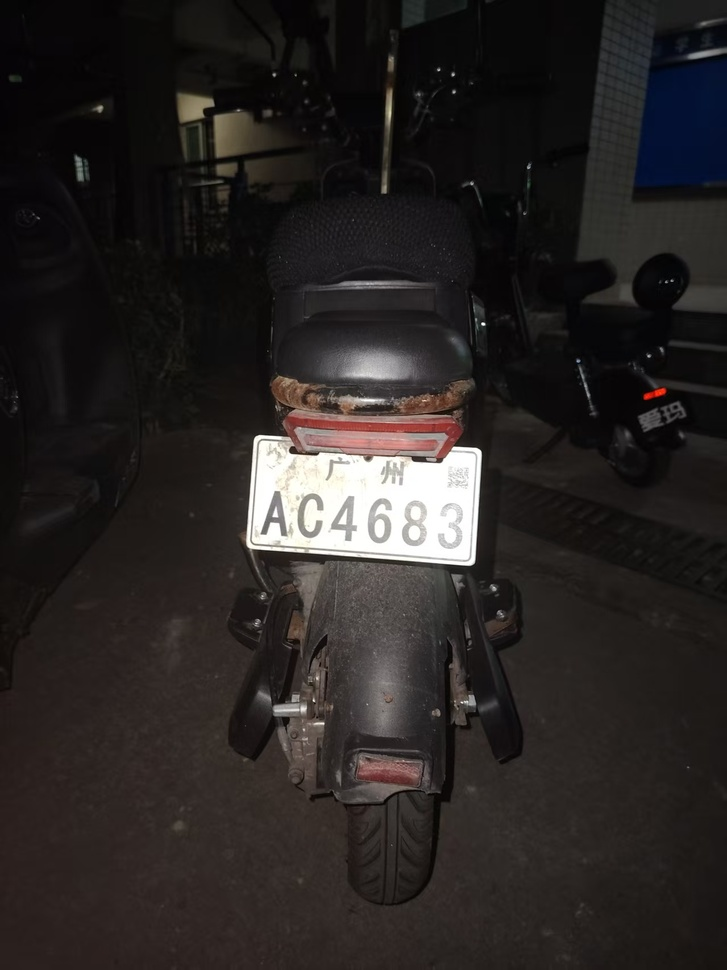
#> input picture car1.jpg, 727 x 970 px, shrunk from 1279 x 1706 before the run; its folder holds only this picture in this run
$ python -i 'y-test-hough copy.py'   (imports and definitions only)
#> lines starting #> are read from the running program, lines starting #| are printed output that depends on the picture; after the words box and inside, x2 and y2 are one past the last pixel; in counts of white or black regions, pixels touching at a corner belong together
import cv2
import numpy as np
import math
import os

def process_license_plate(image_path):
    """
    处理车牌图片：矫正倾斜 + 提取车牌区域
    """
#> called with image_path = 'car1.jpg'
    # 1. 读取图片
    img = cv2.imread(image_path)
#> img is the input picture: shape (970, 727, 3); mean B, G, R 35.7, 37, 41
    if img is None:
        raise ValueError("无法读取图片")

    original = img.copy()
    height, width = img.shape[:2]

    # 2. 预处理
    gray = cv2.cvtColor(img, cv2.COLOR_BGR2GRAY)

    # 增强对比度
    clahe = cv2.createCLAHE(clipLimit=2.0, tileGridSize=(8,8))
    gray = clahe.apply(gray)
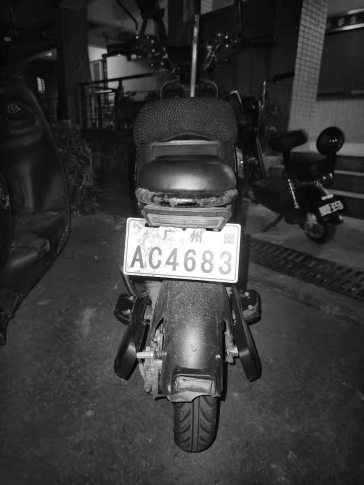
#> gray: shape (970, 727) (shown at 1/2 size); min 1, max 255, mean 56.4

    # 高斯模糊减少噪声
    blurred = cv2.GaussianBlur(gray, (5, 5), 0)

    # 边缘检测
    edges = cv2.Canny(blurred, 50, 150, apertureSize=3)
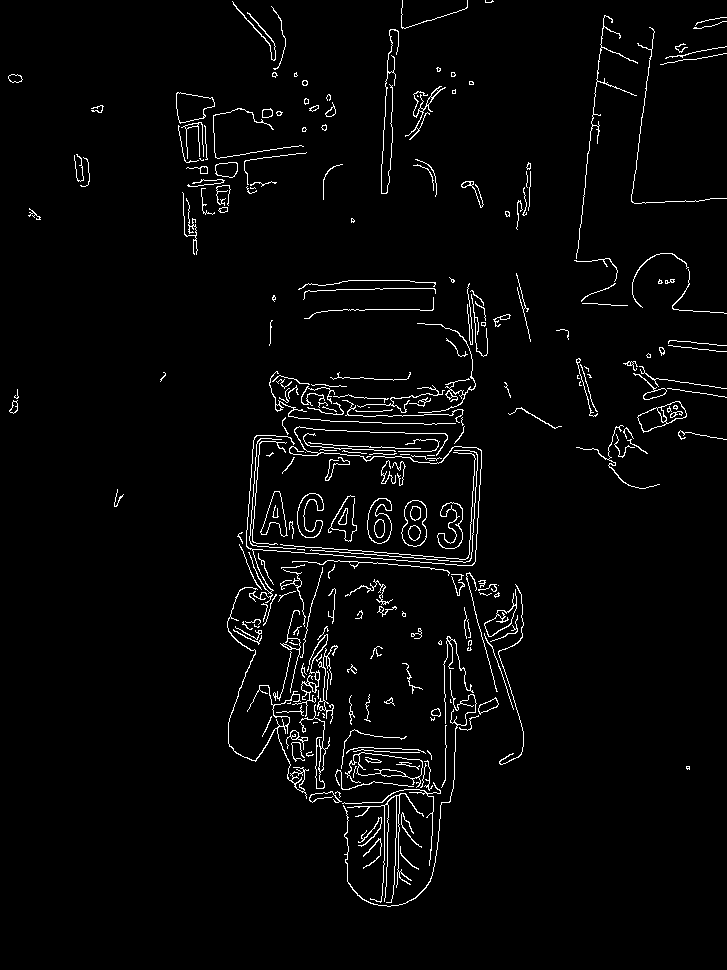
#> edges: shape (970, 727); 2.9% white in thin lines or dots

    # 3. 使用霍夫变换检测直线
    lines = cv2.HoughLinesP(edges, 1, np.pi/180, threshold=100,
                           minLineLength=50, maxLineGap=10)
#> lines = 37 rows, first 6: [381, 183, 387, 60], [467, 581, 476, 447], [311, 656, 324, 725], [475, 561, 481, 450], [416, 566, 420, 501], [242, 542, 433, 556]

    # 4. 分析直线角度
    angles = []
    if lines is not None:
        for line in lines:
            x1, y1, x2, y2 = line[0]
            angle = np.degrees(np.arctan2(y2 - y1, x2 - x1))

            if abs(angle) < 80 or abs(angle) > 100:
                angles.append(angle)
#> this loop made 37 passes
#> (x1, y1, x2, y2, angle) on passes 1 to 8: (381, 183, 387, 60, -87.21), (467, 581, 476, 447, -86.16), (311, 656, 324, 725, 79.33), (475, 561, 481, 450, -86.91), (416, 566, 420, 501, -86.48), (242, 542, 433, 556, 4.19), (261, 753, 293, 691, -62.7), (239, 545, 448, 560, 4.11)
#> after the loop, angles = [79.33, 4.19, -62.7, 4.11, 4.13, 1.67, -0.666, 75.26, -70.17, 1.83, 1.79, 74.58, 3.01, 73.04]

    # 5. 计算旋转角度
    if len(angles) > 0:
        angles = np.array(angles)
        rotation_angle = np.median(angles)
#> rotation_angle = 3.56

        if rotation_angle > 45:
            rotation_angle -= 90
        elif rotation_angle < -45:
            rotation_angle += 90
    else:
        rotation_angle = 0

    # 6. 旋转矫正
    if abs(rotation_angle) > 0.5:
        center = (width // 2, height // 2)
        rotation_matrix = cv2.getRotationMatrix2D(center, rotation_angle, 1.0)
#> rotation_matrix = [[0.998, 0.0621, -29.41], [-0.0621, 0.998, 23.47]]
        cos = np.abs(rotation_matrix[0, 0])
#> cos = 0.998
        sin = np.abs(rotation_matrix[0, 1])
#> sin = 0.0621

        new_width = int((height * sin) + (width * cos))
#> new_width = 785
        new_height = int((height * cos) + (width * sin))
#> new_height = 1013

        rotation_matrix[0, 2] += (new_width / 2) - center[0]
        rotation_matrix[1, 2] += (new_height / 2) - center[1]

        corrected_img = cv2.warpAffine(img, rotation_matrix, (new_width, new_height),
                                       borderMode=cv2.BORDER_CONSTANT,
                                       borderValue=(0, 0, 0))

        # 7. 检测并精确提取车牌区域
        plate_only = extract_plate_region(corrected_img)

        return original, corrected_img, plate_only, rotation_angle
    else:
        # 没有检测到明显直线，返回None表示跳过
        return None, None, None, None

def extract_plate_region(corrected_img):
    """
    精确提取车牌区域，去除背景
    """
    # 转换为HSV颜色空间，更好地分离颜色
    hsv = cv2.cvtColor(corrected_img, cv2.COLOR_BGR2HSV)
#> hsv: shape (1013, 785, 3); mean H, S, V 40.7, 43.8, 37.1

    # 定义蓝色车牌的HSV范围（中国车牌常见颜色）
    lower_blue = np.array([100, 50, 50])
    upper_blue = np.array([130, 255, 255])

    # 定义黄色车牌的HSV范围
    lower_yellow = np.array([20, 100, 100])
    upper_yellow = np.array([30, 255, 255])

    # 定义绿色车牌的HSV范围
    lower_green = np.array([40, 50, 50])
    upper_green = np.array([80, 255, 255])

    # 定义白色车牌的HSV范围
    lower_white = np.array([0, 0, 200])
    upper_white = np.array([180, 50, 255])

    # 尝试检测不同颜色的车牌
    masks = []
    for lower, upper in [(lower_blue, upper_blue), (lower_yellow, upper_yellow), (lower_green, upper_green), (lower_white, upper_white)]:
        mask = cv2.inRange(hsv, lower, upper)
        masks.append(mask)
#> after the loop, masks = 4 items

    # 合并所有颜色掩码
    color_mask = cv2.bitwise_or(masks[0], masks[1])
#> color_mask: shape (1013, 785); 0.48% white; 29 white regions (25 under 20 px), largest, box (x1, y1, x2, y2) and area: (651, 81, 724, 171) 3146, (648, 173, 719, 188) 379, (643, 74, 651, 93) 85, (640, 62, 652, 73) 75
    color_mask = cv2.bitwise_or(color_mask, masks[2])
    color_mask = cv2.bitwise_or(color_mask, masks[3])
#> color_mask: shape (1013, 785); 3% white; 61 white regions (49 under 20 px), largest, box (x1, y1, x2, y2) and area: (285, 463, 509, 580) 19208, (651, 81, 724, 171) 3146, (280, 463, 339, 577) 621

    # 形态学操作
    kernel = cv2.getStructuringElement(cv2.MORPH_RECT, (3, 3))
    color_mask = cv2.morphologyEx(color_mask, cv2.MORPH_CLOSE, kernel, iterations=2)
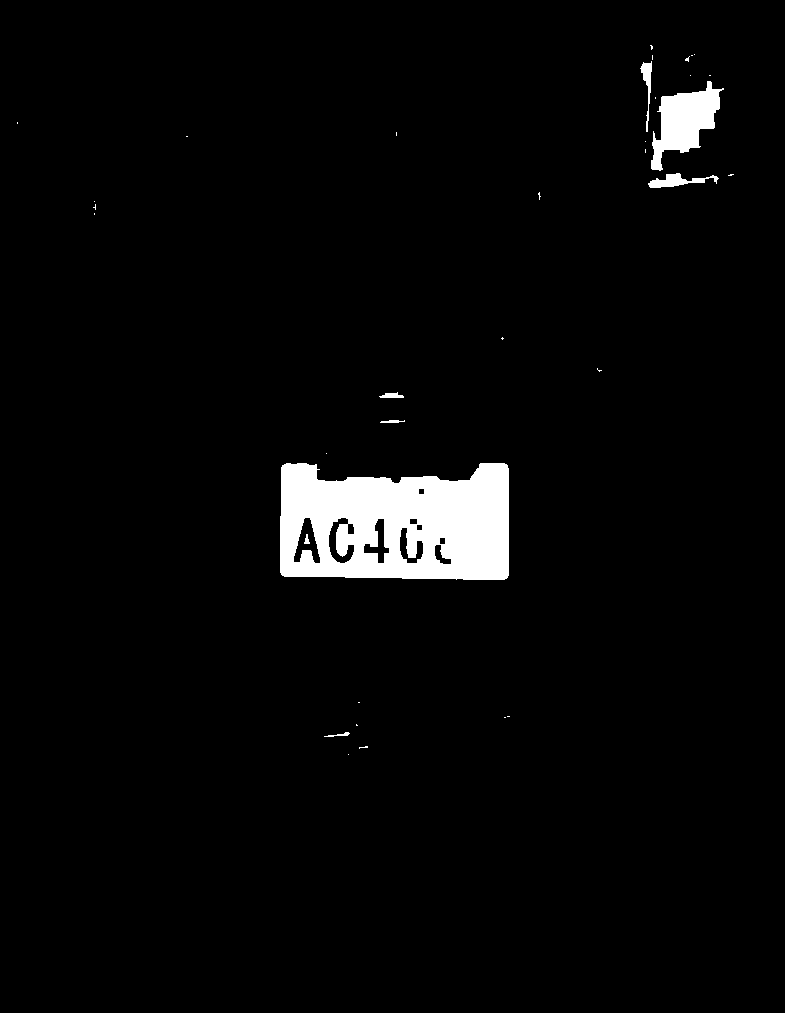
#> color_mask: shape (1013, 785); 3.3% white; 35 white regions (27 under 20 px), largest, box (x1, y1, x2, y2) and area: (280, 463, 509, 580) 21733, (651, 81, 724, 171) 3211, (648, 173, 719, 188) 473
    color_mask = cv2.morphologyEx(color_mask, cv2.MORPH_OPEN, kernel, iterations=1)
#> color_mask: shape (1013, 785); 3.2% white; 11 white regions (2 under 20 px), largest, box (x1, y1, x2, y2) and area: (280, 463, 509, 580) 21722, (651, 81, 720, 170) 3182, (649, 173, 688, 188) 354

    # 使用边缘检测作为备用方案
    gray = cv2.cvtColor(corrected_img, cv2.COLOR_BGR2GRAY)
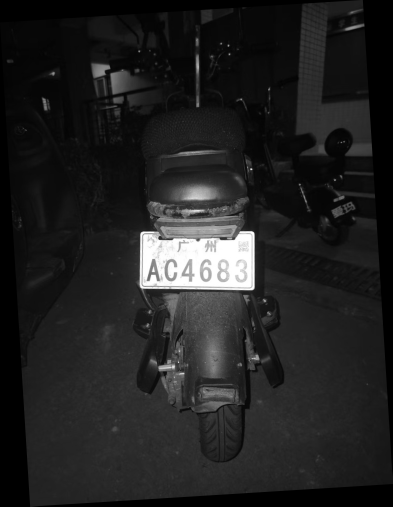
#> gray: shape (1013, 785) (shown at 1/2 size); min 0, max 255, mean 33.8
    edges = cv2.Canny(gray, 50, 150)
#> edges: shape (1013, 785); 2.5% white in thin lines or dots
    kernel_edge = cv2.getStructuringElement(cv2.MORPH_RECT, (3, 3))
    edges = cv2.morphologyEx(edges, cv2.MORPH_CLOSE, kernel_edge, iterations=2)
#> edges: shape (1013, 785); 5% white; 75 white regions (25 under 20 px), largest, box (x1, y1, x2, y2) and area: (270, 392, 569, 925) 26952, (320, 299, 453, 326) 1047, (590, 0, 745, 314) 1035

    # 合并颜色和边缘信息
    combined_mask = cv2.bitwise_or(color_mask, edges)
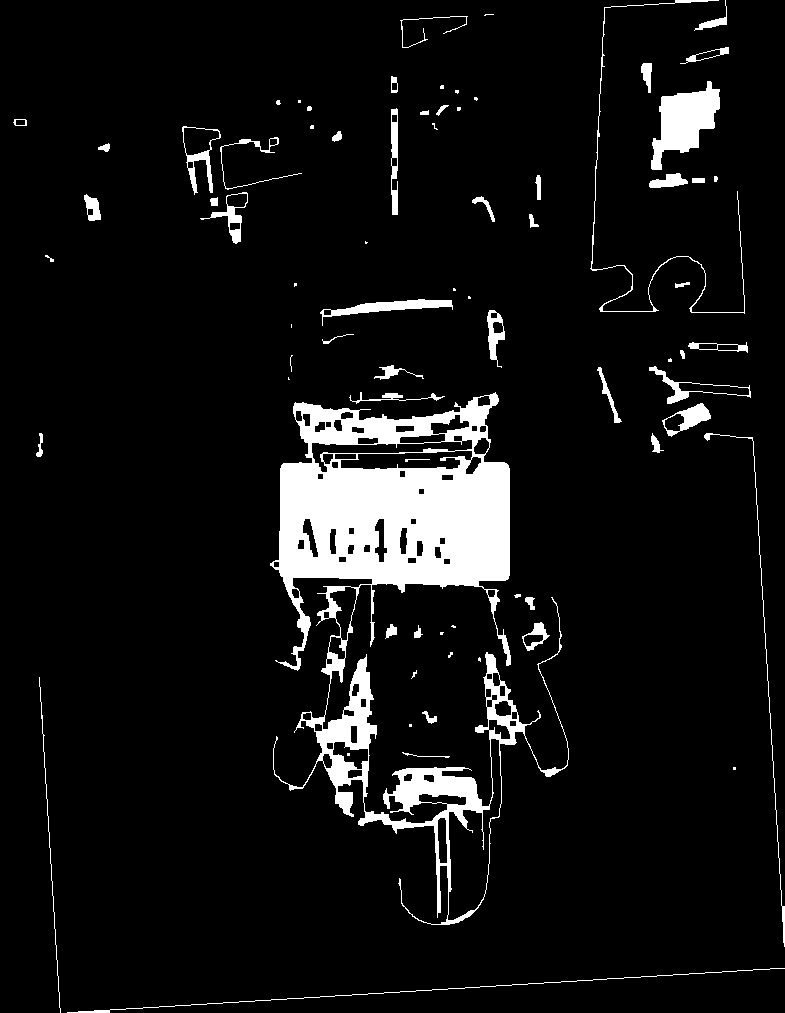
#> combined_mask: shape (1013, 785); 7.4% white; 76 white regions (25 under 20 px)

    # 查找轮廓
    contours, _ = cv2.findContours(combined_mask, cv2.RETR_EXTERNAL, cv2.CHAIN_APPROX_SIMPLE)
#> contours = 74 contours, 32 with area under 20; largest, box (x1, y1, x2, y2) and area: (270, 392, 569, 925) 55628, (651, 81, 720, 170) 3031, (182, 126, 221, 195) 1159, (320, 299, 453, 326) 934, (649, 366, 751, 404) 911

    # 寻找最佳车牌轮廓
    best_contour = None
    best_score = 0

    for contour in contours:
        x, y, w, h = cv2.boundingRect(contour)

        # 计算特征
        aspect_ratio = w / h if h > 0 else 0
        area = w * h
        solidity = area / (cv2.contourArea(contour) + 1e-6)

        # 车牌特征评分
        score = 0

        # 宽高比评分（车牌通常为3.14:1左右）
        if 2.5 < aspect_ratio < 4.5:
            score += 3
        elif 2.0 < aspect_ratio < 5.0:
            score += 1

        # 面积评分
        img_area = corrected_img.shape[0] * corrected_img.shape[1]
        if 0.01 < area / img_area < 0.3:  # 车牌面积占图像的1%-30%
            score += 2

        # 实心度评分
        if solidity > 0.6:
            score += 1

        # 更新最佳轮廓
        if score > best_score:
            best_score = score
            best_contour = contour
#> this loop made 74 passes
#> (x, y, w, h, aspect_ratio, area, solidity, score) on passes 1, 25: (67, 968, 718, 45, 15.96, 32310, 687.4, 3), (649, 366, 102, 38, 2.68, 3876, 4.25, 4)

    # 如果没有找到合适的轮廓，尝试使用灰度阈值
    if best_contour is None or best_score < 3:
        # 使用自适应阈值
        binary = cv2.adaptiveThreshold(gray, 255,
                                      cv2.ADAPTIVE_THRESH_GAUSSIAN_C,
                                      cv2.THRESH_BINARY_INV, 11, 2)

        kernel = cv2.getStructuringElement(cv2.MORPH_RECT, (3, 3))
        binary = cv2.morphologyEx(binary, cv2.MORPH_CLOSE, kernel, iterations=2)

        contours, _ = cv2.findContours(binary, cv2.RETR_EXTERNAL, cv2.CHAIN_APPROX_SIMPLE)

        for contour in contours:
            x, y, w, h = cv2.boundingRect(contour)
            aspect_ratio = w / h if h > 0 else 0
            area = w * h

            if 2.5 < aspect_ratio < 4.5 and area > 1000:
                score = 3
                if score > best_score:
                    best_score = score
                    best_contour = contour

    # 提取车牌区域
    if best_contour is not None and best_score >= 3:
        # 获取最小外接矩形
        rect = cv2.minAreaRect(best_contour)
        box = cv2.boxPoints(rect)
        box = np.intp(box)

        # 排序四个点
        def order_points(pts):
            rect = np.zeros((4, 2), dtype="float32")
            s = pts.sum(axis=1)
            rect[0] = pts[np.argmin(s)]
            rect[2] = pts[np.argmax(s)]

            diff = np.diff(pts, axis=1)
            rect[1] = pts[np.argmin(diff)]
            rect[3] = pts[np.argmax(diff)]
            return rect

        ordered_box = order_points(box)

        # 计算宽度和高度
        widthA = np.linalg.norm(ordered_box[0] - ordered_box[1])
        widthB = np.linalg.norm(ordered_box[2] - ordered_box[3])
        maxWidth = max(int(widthA), int(widthB))

        heightA = np.linalg.norm(ordered_box[0] - ordered_box[3])
        heightB = np.linalg.norm(ordered_box[1] - ordered_box[2])
        maxHeight = max(int(heightA), int(heightB))

        # 目标点
        dst = np.array([
            [0, 0],
            [maxWidth - 1, 0],
            [maxWidth - 1, maxHeight - 1],
            [0, maxHeight - 1]], dtype="float32")

        # 透视变换
        M = cv2.getPerspectiveTransform(ordered_box, dst)
        plate_only = cv2.warpPerspective(corrected_img, M, (maxWidth, maxHeight))

        # 确保车牌方向正确（宽度>高度）
        if plate_only.shape[0] > plate_only.shape[1]:
            plate_only = cv2.rotate(plate_only, cv2.ROTATE_90_CLOCKWISE)

        # 添加边界
        border_size = 5
        plate_only = cv2.copyMakeBorder(plate_only, border_size, border_size,
                                       border_size, border_size,
                                       cv2.BORDER_CONSTANT, value=(255, 255, 255))
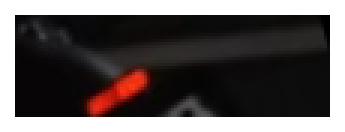
#> plate_only: shape (44, 115, 3) (shown 3 times larger); mean B, G, R 87.3, 87.9, 94

        return plate_only
    else:
        # 如果没有找到车牌，返回整个图片
        print("未检测到车牌区域，返回完整图片")
        return corrected_img


# [51 lines left out: function main, not called in this run]

# [2 lines not run here, left out]

>>> result = process_license_plate('car1.jpg')
